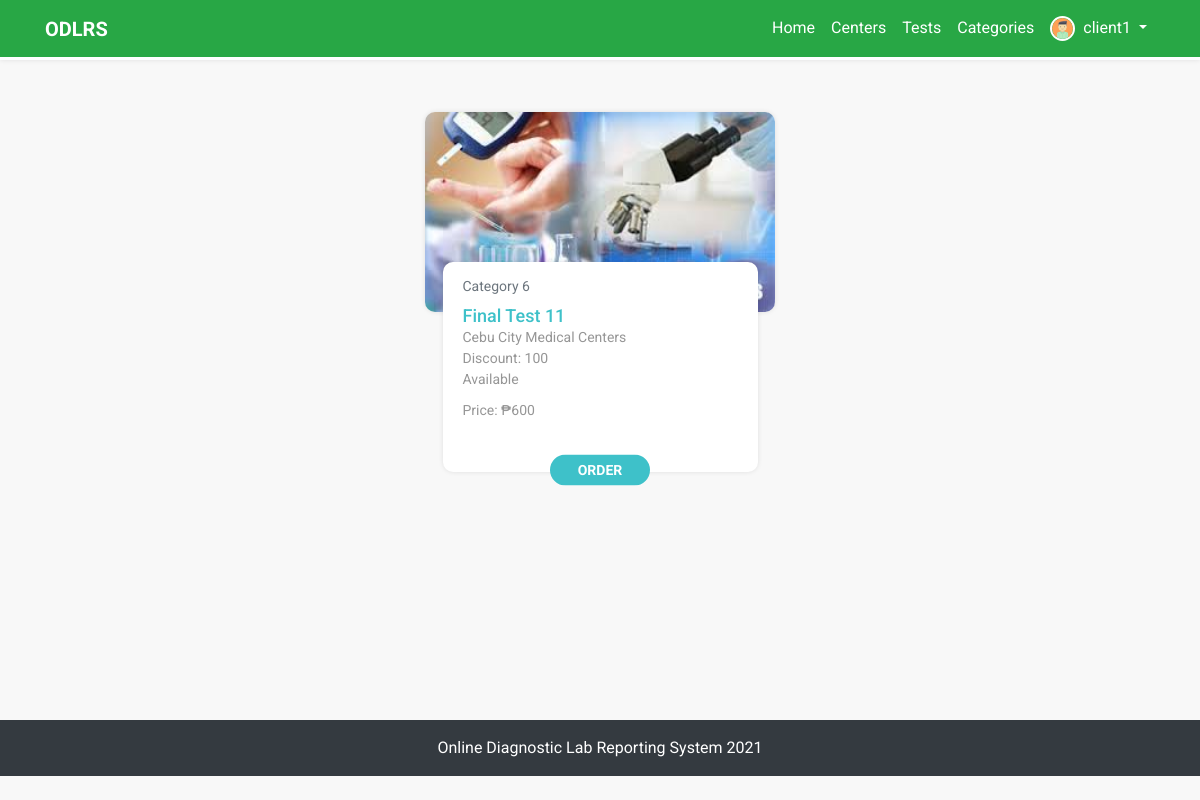
/test-details/53/ (signed in), run on the app's committed database.
### custom_users/models.py (models this page shows, shortened)
class Profile(models.Model):
    user = models.OneToOneField(User, on_delete=models.CASCADE, related_name='customer_profile')
    profile_name = models.CharField(max_length=250)
    image = models.ImageField(default='default.jpg', upload_to='profile_pics')
    contact_no = models.CharField(max_length=20, blank=True, null=True)
    address = models.CharField(max_length=150, blank=True, null=True)
    admin = models.BooleanField(default=False)
    staff = models.BooleanField(default=False)
    class Meta:
        verbose_name_plural = 'Customer Profiles'

### tests/models.py (models this page shows, shortened)
class Test(models.Model):
    ACTIVE_STATUS = (
        ('Available', 'AVAILABLE'),
        ('Closed', 'CLOSED'),
    )
    test_name = models.CharField(max_length=250, blank=False)
    image = models.ImageField(default='default_test.jpg', upload_to='test_pics')
    category = models.ForeignKey(TestCategory, on_delete=models.CASCADE, related_name='test_category')
    center = models.ForeignKey(DiagnosticCenter, on_delete=models.CASCADE, related_name='test_center')
    discount = models.PositiveIntegerField(null=True, blank=True)
    price = models.PositiveIntegerField(null=True, blank=True)
    active_status = models.CharField(max_length=20, choices=ACTIVE_STATUS, default='AVAILABLE')
    class Meta:
        ordering = ['-id']
        verbose_name_plural = 'Tests'

class TestCategory(models.Model):
    category_name = models.CharField(max_length=50)
    center = models.ForeignKey(DiagnosticCenter, on_delete=models.CASCADE, related_name='category_center',
                               null=True, blank=True)
    class Meta:
        verbose_name_plural = 'Test Categories'
        ordering = ['-id']
    def __str__(self):
        return self.category_name

### diagnostic_centers/models.py (models this page shows)
class DiagnosticCenter(models.Model):
    name = models.CharField(max_length=250, blank=False)
    image = models.ImageField(default='default_center.jpg', upload_to='diagnostic_center_pics')
    email = models.EmailField(blank=True)
    contact_no = models.CharField(max_length=20, blank=False)
    website = models.CharField(max_length=100, blank=True)
    address = models.CharField(max_length=150, blank=False)
    class Meta:
        verbose_name_plural = 'Diagnostic Centers'
    def __str__(self):
        return self.name

### tests/views.py (the view)
# urls.py: path('test-details/<int:id>/', test_details, name='test-details'),
def test_details(request, id=id):
    single_test_details = Test.objects.get(id=id)
    template = 'tests/test_details.html'
    context = {'single_test_details': single_test_details}
    return render(request, template, context)

### templates/tests/test_details.html (shortened to what this page needs)
{% extends 'base.html' %}
{% block content %}
<div class="container inner-content">
    <div class="row">
        <div class="col-4 offset-4">
            <div class="card test-box mt-4">
                <div class="card-title">
                    <img src="{{ single_test_details.image.url }}" class="card-img-top" alt="..." width="100%">
                </div>
                <div class="card-body" style="min-height: 210px">
                    <p class="card-subtitle mb-2 text-muted">{{ single_test_details.category }}</p>
                    <h6 class="">
                        <a href="{% url 'tests:test-details' single_test_details.id %}">
                            {{ single_test_details.test_name }}
                        </a>
                    </h6>
                    <p class="card-text">{{ single_test_details.center }}</p>
                    <p class="card-text">Discount: {{ single_test_details.discount }}</p>
                    <p class="card-text">{{ single_test_details.active_status }}</p>
                    <p class="card-text text-dange price">Price: <span id="price">₱{{ single_test_details.price }}</span>
                        </p>
                    <a class="btn btn-sm order-btn text-center" href="{% url 'tests:order' single_test_details.id %}"
                        type="submit" style="bottom: -49px">
                        ORDER
                    </a>
                </div>
            </div>
        </div>
    </div>
</div>
{% endblock %}

### templates/base.html (shortened to what this page needs)
{% load static %}
<!DOCTYPE html>
<html>
<head>
	<link rel="stylesheet" href="https://use.fontawesome.com/releases/v5.8.0/css/all.css"
>
	<link rel="stylesheet" type="text/css" href="{% static 'css/bootstrap.min.css' %}">
	<link rel="stylesheet" type="text/css" href="{% static 'css/fakeLoader.min.css' %}">
	<link rel="stylesheet" type="text/css" href="{% static 'css/style.css' %}">
</head>
<body>
	<nav class="navbar navbar-expand-lg bg-success">
		<div class="container">
			<a class="navbar-brand text-white" href="{% url 'home' %}"><b>ODLRS</b></a>
			<div class="collapse navbar-collapse" id="navbarSupportedContent">
				<ul class="navbar-nav ml-auto">
					<li class="nav-item ">
						<a class="nav-link" href="{% url 'home' %}">Home</a>
					</li>
					<li class="nav-item">
						<a class="nav-link" href="{% url 'diagnostic_centers:all-centers' %}">Centers</a>
					</li>
					<li class="nav-item ">
						<a class="nav-link" href="{% url 'tests:all-tests' %}">Tests</a>
					</li>
					<li class="nav-item">
						<a class="nav-link" href="{% url 'tests:categories' %}">Categories</a>
					</li>
					{% if user.is_authenticated %}
					<li class="nav-item user-profile">
						<a class="nav-link d-flex dropdown-btn" href="#">
							<img src="{{ user.customer_profile.image.url }}" alt="" class="rounded-circle">
							<span class=" dropdown-toggle ml-2">{{user.username}} </span>
						</a>
					</li>
					{% endif %}
				</ul>
			</div>
		</div>
	</nav>
	{% block content %} {% endblock %} {% block extra_body %} {% endblock %}
	<div class="footer text-white text-center py-3 bg-dark">
		<div class="w-100 text-center d-flex justify-content-center">
			<div class="d-box px-2">
				<a class="text-white" target="_blank" data-toggle="tooltip"
					data-placement="top" title="Online Diagnostic Lab Reporting System 2021">Online Diagnostic Lab Reporting System 2021</a>
			</div>
		</div>
	</div>
</body>
</html>

### static/css/style.css (style rules this page uses)
* { margin: 0; padding: 0; -webkit-box-sizing: border-box; box-sizing: border-box; font-family: "Roboto", sans-serif; scroll-behavior: smooth; }
a { text-decoration: none; }
.card, .card-header, .card-footer { border: 0; }
html, body { background: #f8f8f8; }
nav.navbar { background: transparent; -webkit-box-shadow: 0 0 5px rgba(0, 0, 0, 0.1); box-shadow: 0 0 5px rgba(0, 0, 0, 0.1); position: fixed; top: 0; z-index: 99999; width: 100%; background: #328691; border-bottom: 3px solid white; }
nav.navbar ul li a { color: #fff; font-size: 16px; outline: none; }
nav.navbar .user-profile { position: relative; }
nav.navbar .user-profile img { width: 25px; height: 25px; border: 2px solid white; }
.inner-content { padding-top: 5.5rem; min-height: 90vh; }
p { margin-bottom: 0; }
.test-box { width: 100%; height: auto; background: none; border: 0; }
.test-box .card-title { margin-bottom: 0; -webkit-box-shadow: 0 0 5px rgba(0, 0, 0, 0.1); box-shadow: 0 0 5px rgba(0, 0, 0, 0.1); border-radius: 10px; -webkit-border-radius: 10px; -moz-border-radius: 10px; -ms-border-radius: 10px; -o-border-radius: 10px; }
.test-box .card-title img { border-radius: 10px; min-height: 200px; -webkit-border-radius: 10px; -moz-border-radius: 10px; -ms-border-radius: 10px; -o-border-radius: 10px; }
.test-box .card-body { width: 90%; min-height: 150px; -webkit-box-shadow: 0 0 5px rgba(0, 0, 0, 0.1); box-shadow: 0 0 5px rgba(0, 0, 0, 0.1); margin: auto; border-radius: 10px; -webkit-border-radius: 10px; -moz-border-radius: 10px; -ms-border-radius: 10px; -o-border-radius: 10px; position: relative; top: -50px; background: #fff; }
.test-box .card-body p { font-size: 14px; color: #969696; }
.test-box .card-body p.price { margin-top: 10px; }
.test-box .card-body h6 { font-size: 18px; margin-bottom: 0; }
.test-box .card-body h6 a { color: #3ec1c9; text-decoration: none; }
.test-box a.order-btn { position: relative; bottom: -32px; left: 50%; transform: translate(-50%, -50%); min-width: 100px; border-radius: 30px; background: #3ec1c9; color: white; font-weight: bold; transition: all 0.3s ease-in 0s; -webkit-transition: all 0.3s ease-in 0s; -moz-transition: all 0.3s ease-in 0s; -ms-transition: all 0.3s ease-in 0s; -o-transition: all 0.3s ease-in 0s; -webkit-border-radius: 30px; -moz-border-radius: 30px; -ms-border-radius: 30px; -o-border-radius: 30px; -webkit-transform: translate(-50%, -50%); -moz-transform: translate(-50%, -50%); -ms-transform: translate(-50%, -50%); -o-transform: translate(-50%, -50%); }
.footer { background: #328691; position: relative; z-index: 11; }

### data on the page
Test: image (picture), category "Category 6", test_name "Final Test 11", center "Cebu City Medical Centers", discount "100", active_status "Available", price "600"

### other printed values
{{ user.username }} "client1"
